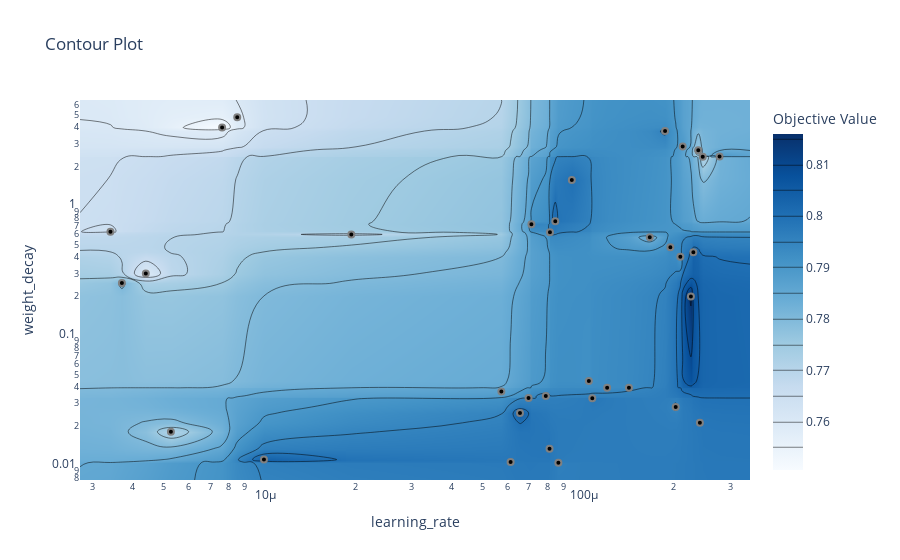

The code cell stored with this chart in its notebook:
### Code cell
import matplotlib.pyplot as plt 
visualize.plot_contour(study)
#plt.xlim([1e-5,1e-4])
#plt.ylim([1e-3,1e2])
